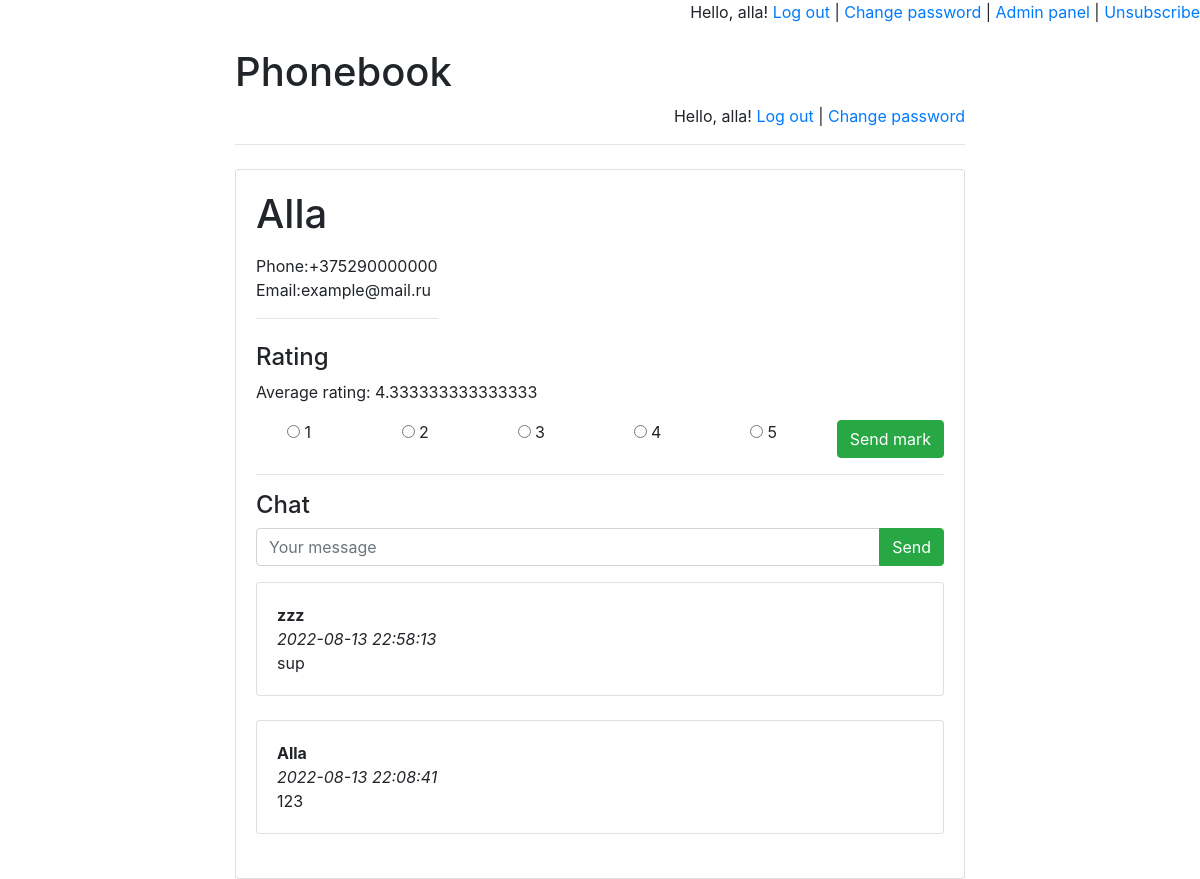
/phonebook/1/ (signed in), run on the app's committed database.
### phonebook/models.py (models this page shows)
class Name(models.Model):
    person_name = models.CharField(max_length=255)
    pub_date = models.DateTimeField('date published')

class Detail(models.Model):
    name = models.ForeignKey(Name, on_delete=models.CASCADE)
    phone = models.CharField(max_length=255)
    email = models.CharField(max_length=255)

class Message(models.Model):
    chat = models.ForeignKey(
        Name,
        verbose_name='Чат под именем',
        on_delete=models.CASCADE)
    author = models.ForeignKey(
        User,
        verbose_name='Пользователь', on_delete=models.CASCADE)
    message = models.TextField('Сообщение')
    pub_date = models.DateTimeField(
        'Дата сообщения',
        default=timezone.now)

### phonebook/views.py (the view)
# urls.py: re_path(r'^([0-9]+)/$', views.detail, name='detail'),
def detail(request, id):
    error_message = None
    if "error_message" in request.GET:
        error_message = request.GET["error_message"]
    return render(
        request,
        "details.html",
        {
            "name": get_object_or_404(
                Name, pk=id),
            "error_message": error_message,
            "latest_messages":
                Message.objects
                    .filter(chat_id=id)
                    .order_by('-pub_date')[:5],
            "already_rated_by_user":
                Mark.objects
                    .filter(author_id=request.user.id)
                    .filter(name=id)
                    .count(),
            "user_rating":
                Mark.objects
                    .filter(author_id=request.user.id)
                    .filter(name=id)
                    .aggregate(Avg('mark'))
                ["mark__avg"],
            "avg_mark":
                Mark.objects
                    .filter(name=id)
                    .aggregate(Avg('mark'))
                ["mark__avg"]
        }
    )

### templates/details.html (shortened to what this page needs)
{% extends 'base.html' %}
{% block main %}
<h1>{{ name.person_name }}</h1>
{% for detail in name.detail_set.all %}
    <label for="detail{{ forloop.counter }}">
        <p2>Phone:{{ detail.phone }}</p2> <br>
         <p2>Email:{{ detail.email }}</p2>
    <hr>
    </label><br>
    {% endfor %}
<h4>Rating</h4>
    <p>Average rating:
        <span id="avg_mark_span">
            {{ avg_mark }}
        </span>
    </p>
{% if user.is_authenticated %}
    {% if already_rated_by_user <= 0 or already_rated_by_user ==  None %}
        <form action="post_mark/" method="post">
            <div class="row">
                <div class="col-sm text-center">
                    <input name="mark"
                           type="radio"
                           value="1"/> 1
                </div>
                <div class="col-sm text-center">
                    <input name="mark"
                           type="radio"
                           value="2"/> 2
                </div>
                <div class="col-sm text-center">
                    <input name="mark"
                           type="radio"
                           value="3"/> 3
                </div>
                <div class="col-sm text-center">
                    <input name="mark"
                           type="radio"
                           value="4"/> 4
                </div>
                <div class="col-sm text-center">
                    <input name="mark"
                           type="radio"
                           value="5"/> 5
                </div>
                <div class="col-sm text-center">
                    <input class="btn btn-success"
                        type="submit"
                        value="Send mark"/>
                </div>
            </div>
        </form>
        {% else %}
        Your rating: {{ user_rating }}
    {% endif %}
{% endif %}
<hr>
<h4>Chat</h4>
{% if user.is_authenticated %}
    <form action="post/" method="post">
    <div class="input-group mb-3">
      <input type="text"
             class="form-control"
             placeholder="Your message"
             name="message"/>
      <div class="input-group-append">
        <input class="btn btn-success"
                type="submit"
                value="Send"/>
      </div>
    </div>
</form>
{% endif %}
    <div id="history">
    {% for message in latest_messages %}
        <div class="card">
        <div class="card-body">
            <strong>
                {{ message.author.username }}
            </strong>
            <br/>
            <em>
                {{ message.pub_date|date:'Y-m-d H:i:s' }}
            </em>
            <br/>
            {{ message.message }}
        </div>
        </div>
        <br/>
    {% endfor %}
</div>
{% endblock %}

### templates/base.html (shortened to what this page needs)
<!doctype html>
<html lang="en">
<head> <meta charset="utf-8">
<p class="text-right">
Hello, {{ user.username }}!
<a href="/phonebook/logout">Log out</a> |
<a href="/phonebook/password-change">Change password</a>
{% if user.is_staff %}
| <a href="/phonebook/admin">Admin panel</a>
{% endif %}
{% if user.email == '' %}
| <a href="/phonebook/subscribe">Subscribe</a>
{% else %}
| <a href="/phonebook/unsubscribe">Unsubscribe</a>
{% endif %}
</p>
    <link rel="stylesheet" href="https://stackpath.bootstrapcdn.com/bootstrap/4.1.3/css/bootstrap.min.css">
    <title>Phonebook</title> </head> <body> <div class="container"> <div class="row justify-content-center">
    <div class="col-8">
        <h1 class="mt-2">Phonebook</h1> {% if user.is_authenticated %} <p class="text-right"> Hello, {{ user.username }}! <a href="/phonebook/logout">Log out</a> | <a href="/phonebook/password-change"> Change password </a>
    </p> {% else %} <p class="text-right"> <a href="/phonebook/login">Log in</a> | <a href="/phonebook/register">Register</a>
    </p> {% endif %} <hr class="mt-0 mb-4"> <div class="card"> <div class="card-body">
        {% block main %} {% endblock %} </div>
    </div> </div> </div> </div> </body> </html>

### data on the page
Name: person_name "Alla"
Detail: phone "+375290000000", email "example@mail.ru"
Message: author.username "zzz", pub_date "2022-08-13 22:58:13", message "sup"
Message: author.username "Alla", pub_date "2022-08-13 22:08:41", message "123"

### other printed values
{{ user.username }} "alla"
{{ avg_mark }} "4.333333333333333"
